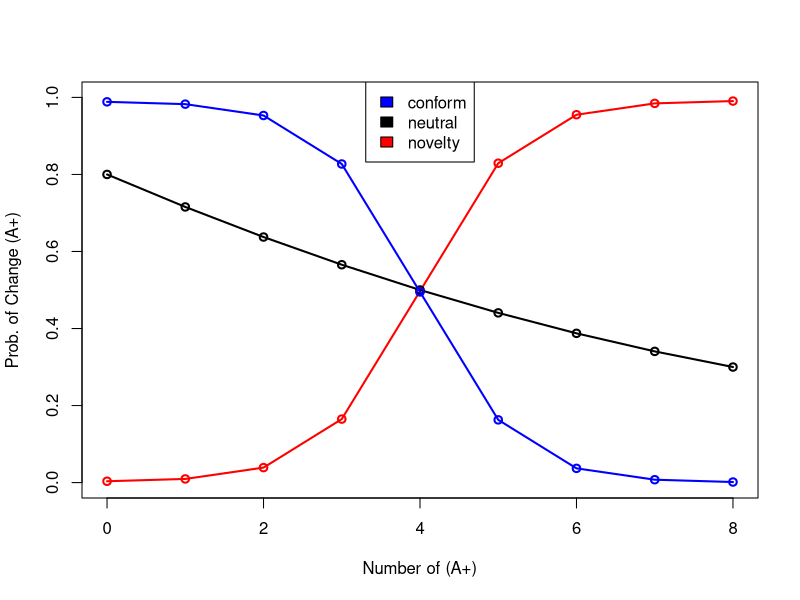
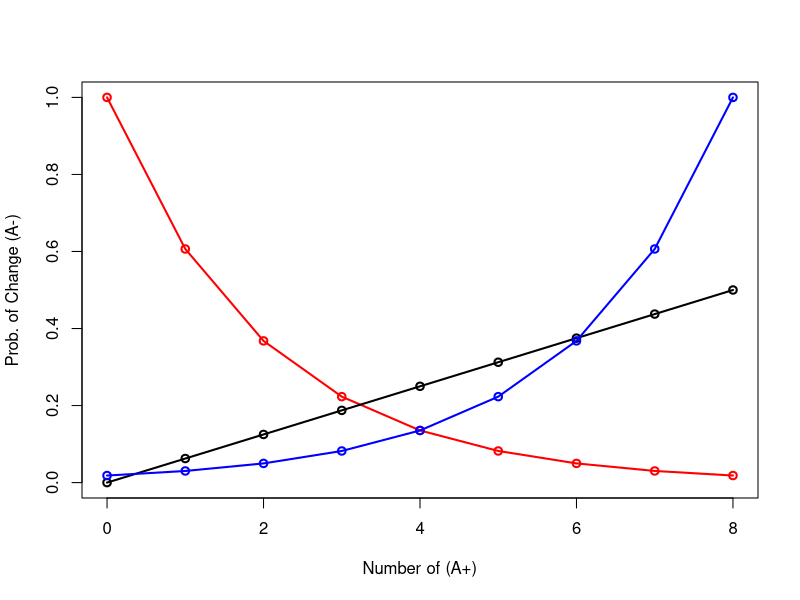
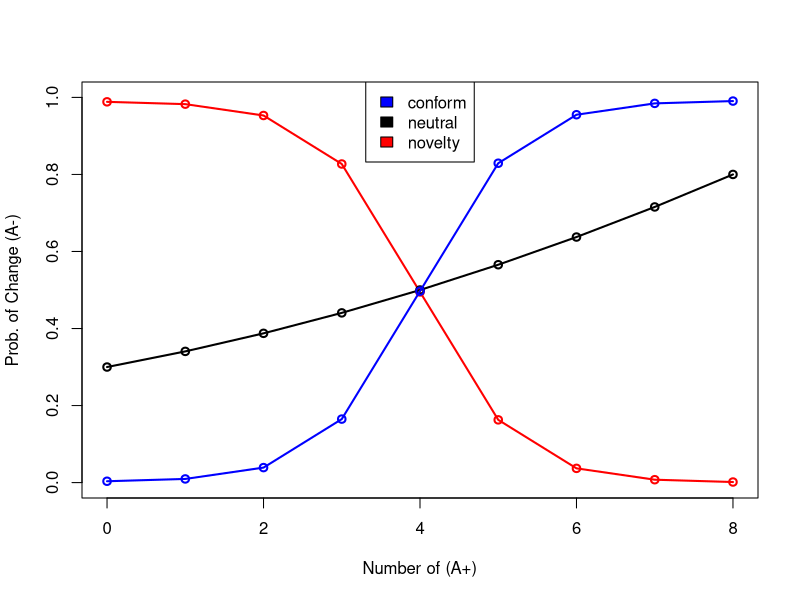
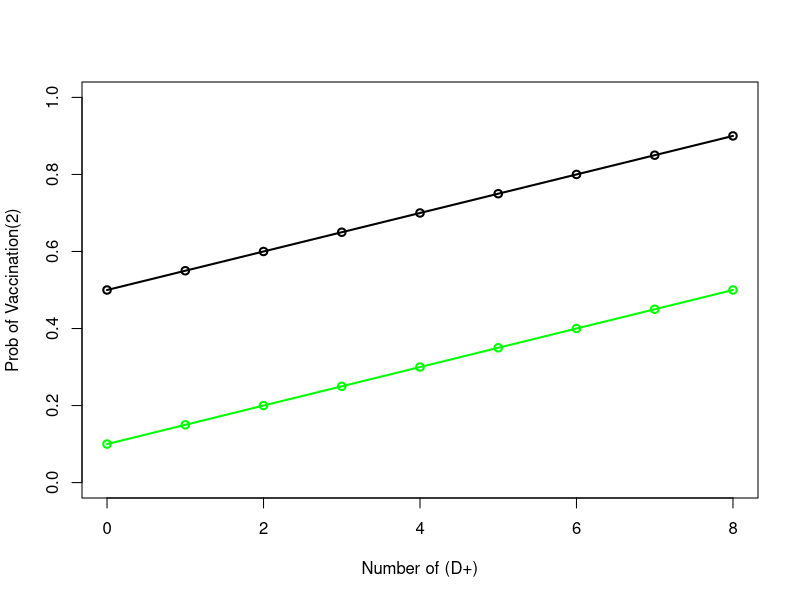
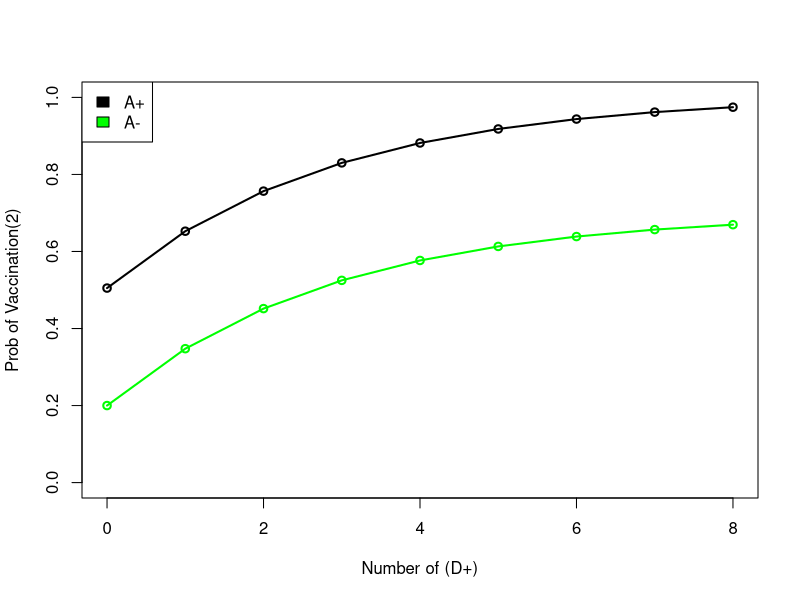
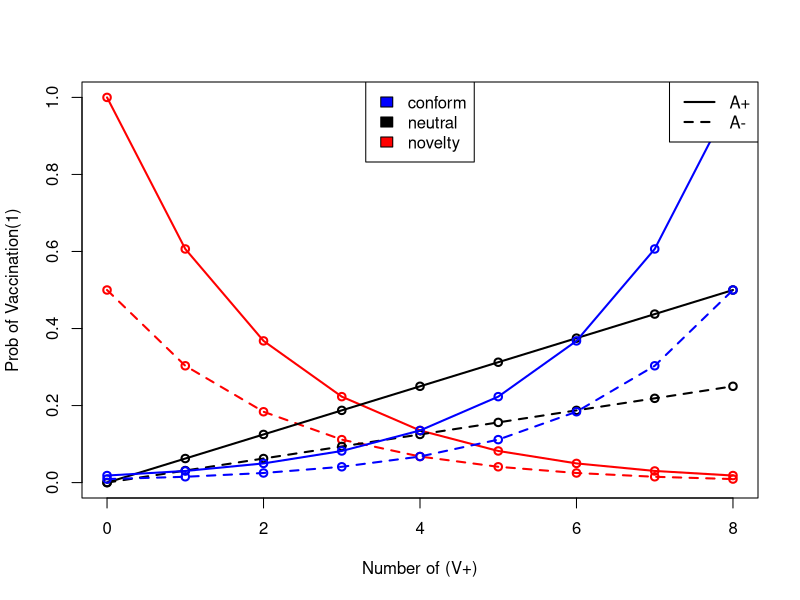
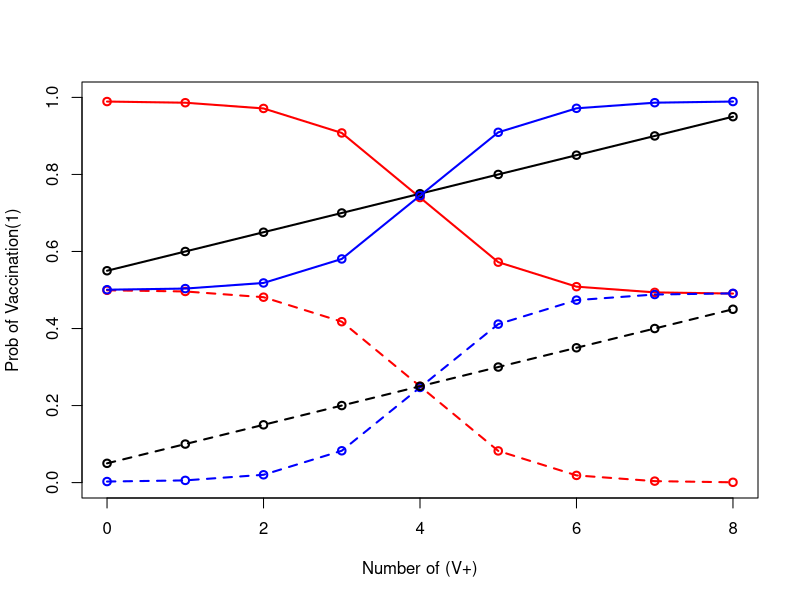

Write the R code that produced these figures, in order.

SumOfPostitives = c(0:8)
SumOfInfected = c(0:8)
SumOfVaccinated = c(0:8)

###Prob of Attitude change if agent is confident###

#if agent holds novelty bias
px = exp(-4*(1-(SumOfPostitives/8)))#prob_of_change
px3 = 0.002 + (0.99/(1 + exp(-13*((SumOfPostitives/8)-0.5))))#***


#if neutral bias
slopes <-0.5# still some prob of changing to majority, but not as much as conform
b <-0
py = slopes*(1-(SumOfPostitives/8)) + b
py3 = 0.5



#if conformity bias
pz = exp(-4*((SumOfPostitives/8)))
pz3 = 0.99 - 0.99/(1+ exp(-13*((SumOfPostitives/8)-0.5)))

###prob of attitude change. if Hesitant###

#if agent holds novelty bias
pp = exp(-4*(SumOfPostitives/8))#
pp3 = 0.99 - 0.99/(1+ exp(-13*((SumOfPostitives/8)-0.5))) #same as pz3
pp2 = (exp(-4*(SumOfPostitives/8)))/2# Used for prob of Vacc


#if neutral bias
slopes <-0.5
b <-0
pq = slopes*(SumOfPostitives/8) + b
pq3 = 0.5
pq2 = (slopes*(SumOfPostitives/8) + b)/2# Vacc


#if conformity bias
pr = exp(-4*(1-(SumOfPostitives/8)))

pr3 = 0.002 + 0.99/(1+ exp(-13*((SumOfPostitives/8)-0.5)))

pr2 = (exp(-4*(1-(SumOfPostitives/8))))/2# Vacc



###Prob of vaccination based on D+###

#confident
 pm = 0.4*(SumOfInfected/8)+ 0.5#prob_of_vacc
 #pm = 0.7*(SumOfInfected/8)+ 0.3#prob_of_vacc
 #prob_of_vacc = slopes_vacc*(SumOfInfected/8)+ b[y]
 #5/22/23 New
 pm3 =  (1.01 - exp(-0.35* SumOfInfected))/2 + 0.5 #*** (The one used in model. Checked 12/4/24)

 #hesitant
 pn = 0.4*(SumOfInfected/8)+ 0.1
 pn3 = (1.2 - exp(-0.35* SumOfInfected))/2 + 0.1 #***
 
 
# prob_of_vacc based on V+
# Original: pp; pq; pr
# 5/22/23 New
topnov = 0.99 - 0.5/(1+ exp(-13*((SumOfVaccinated/8)-0.5))) #A+ Prob of vacc Nov
topconfm = 0.5+ 0.49/(1+ exp(-13*((SumOfVaccinated/8)-0.5))) #A+ Prob of vacc Conform
botnov = 0.5 - 0.5/(1+ exp(-13*((SumOfVaccinated/8)-0.5))) #A- Prob of vacc Nov
botconfm = 0.002+ 0.49/(1+ exp(-13*((SumOfVaccinated/8)-0.5)))#A- Prob of vacc conform

#8/14/23
neut_conf_trans = -0.0003125*(SumOfVaccinated)^2 - 0.12125*SumOfVaccinated + 0.99
neut_conf_trans2 = 0.003125*(SumOfVaccinated)^2 - 0.0875*SumOfVaccinated + 0.8#*** Probably supposed to be SumOfPoss
#neut_conf_trans2 = 0.1125*(SumOfVaccinated) + 0.05 #Change in main code 1/27/25
neut_conf_transb = -0.075*(SumOfPostitives) + 0.8 #Changed in code 2/12/25***

neut_hes_trans = -0.0003125*(SumOfVaccinated)^2 + 0.12625*SumOfVaccinated
neut_hes_trans2 = 0.003125*(SumOfVaccinated)^2 + 0.0375*SumOfVaccinated + 0.3
neut_hes_transb = 0.075*(SumOfPostitives) + 0.2 #Changed in code 2/12/25***

#neut_conf_vacc = -0.0003125*(SumOfVaccinated)^2 + 0.06375*SumOfVaccinated + 0.5 #***
#neut_conf_vacc = -0.003125*(SumOfVaccinated)^2 + 0.06375*SumOfVaccinated + 0.55
neut_conf_vacc = 0.05*(SumOfVaccinated) + 0.55 #(12/04/24)
#neut_hes_vacc = 0.003125*(SumOfVaccinated)^2 + 0.025*SumOfVaccinated + 0.1 #***
#neut_hes_vacc = 0.003125*(SumOfVaccinated)^2 + 0.03*SumOfVaccinated + 0.05
neut_hes_vacc = 0.05*(SumOfVaccinated) + 0.05 #(12/04/24)

### Testing Literature based functions
#p'(trait freq at next generation) = p (trait freq) + D(conformity level)p(1-p)(2p-1)
#



###Plots###
# pdf(file.path(dir_out_pdf, "PR1122_Functions.pdf"),height=12, width=9)#saves file as "noveltest.pdf"
# par(mfrow=c(2,1))
#par(mfrow = c(1,3)) 
#
##Switch if Confident 
# plot(SumOfPostitives, px, type= "o", col = "red",lwd=2, ylim = 0:1,xlab = "Number of (A+)", ylab = "Prob. of Change (A+)")#novelty
# lines(SumOfPostitives, py, type = "o", lwd=2)#neutral
# lines(SumOfPostitives, pz, type = "o", col = "blue", lwd=2)#conform
# legend("top", c("conform", "neutral", "novelty"), fill = c("blue","black", "red"))

# 5/22/23 New#
plot(SumOfPostitives, px3, type= "o", col = "red",lwd=2, ylim = 0:1,xlab = "Number of (A+)", ylab = "Prob. of Change (A+)")#novelty
#lines(SumOfPostitives, rep(py3,length(SumOfPostitives)), type = "o", lwd=2)#neutral
#lines(SumOfVaccinated, neut_conf_trans, type = "o", lwd=2)#neutral 8/14
lines(SumOfVaccinated, neut_conf_trans2, type = "o", lwd=2)#neutral 8/14 poly
lines(SumOfPostitives, pz3, type = "o", col = "blue", lwd=2)#conform
legend("top", c("conform", "neutral", "novelty"), fill = c("blue","black", "red"))
#dev.off()
#
#Switch if Hesitant
plot(SumOfPostitives, pp, type= "o", col = "red",lwd=2, ylim = 0:1, xlab = "Number of (A+)", ylab = "Prob. of Change (A-)")
#Vaccination freq. overtime
#lines(SumOfPostitives, pp2, type = "o", col = "red")
lines(SumOfPostitives, pq, type = "o", lwd=2)
lines(SumOfPostitives, pr, type = "o", col = "blue", lwd=2)
#lines(SumOfPostitives, pq2, type = "o")
#lines(SumOfPostitives, pr2, type = "o", col = "blue")
#
## 5/22/23 New# and 8/14
plot(SumOfPostitives, pp3, type= "o", col = "red",lwd=2, ylim = 0:1, xlab = "Number of (A+)", ylab = "Prob. of Change (A-)")
#lines(SumOfPostitives, rep(pq3,length(SumOfPostitives)), type = "o", lwd=2)#neutral
#lines(SumOfVaccinated, neut_hes_trans, type = "o", lwd=2)#neutral 8/14
lines(SumOfVaccinated, neut_hes_trans2, type = "o", lwd=2)#neutral 8/14 poly
lines(SumOfPostitives, pr3, type = "o", col = "blue", lwd=2)
legend("top", c("conform", "neutral", "novelty"), fill = c("blue","black", "red"))
#dev.off()
#
#Prob of Vaccinating Conf and Hesit-- based on D+
plot(SumOfInfected, pm, type = "o", col = "black", lwd=2, ylim = 0:1, xlab="Number of (D+)", ylab = "Prob of Vaccination(2)")#A+
lines(SumOfInfected, pn, type = "o", col = "green", lwd=2)#A-

#5/23/22 New: #Prob of Vaccinating Conf and Hesit-- based on D+ #***
plot(SumOfInfected, pm3, type = "o", col = "black", lwd=2, ylim = 0:1, xlab="Number of (D+)", ylab = "Prob of Vaccination(2)")#A+
lines(SumOfInfected, pn3, type = "o", col = "green", lwd=2)#A-
legend("topleft", c("A+", "A-"), fill = c("black", "green"))
#dev.off()
#

#Prob of Vaccinating Conf and Hesit Bias ["2" --> Hesitant]
plot(SumOfVaccinated, pp, type = "o", col = "red",lwd=2, ylim = 0:1, xlab="Number of (V+)", ylab = "Prob of Vaccination(1)")#A+
lines(SumOfVaccinated, pp2, type = "o", col = "red", lty=2, lwd=2)
lines(SumOfVaccinated, pq, type = "o", lwd=2)
lines(SumOfVaccinated, pq2, type = "o", lty=2, lwd=2)
lines(SumOfVaccinated, pr, type = "o", col = "blue", lwd=2)
lines(SumOfVaccinated, pr2, type = "o", col = "blue", lty=2, lwd=2)
legend("top", c("conform", "neutral", "novelty"), fill = c("blue","black", "red"))
legend("topright", lty = c(1,2),lwd = 2, c("A+", "A-"))
dev.off()

#5/23/22 New Prob. of Vaccinaing based on surrounding V+ #***
plot(SumOfVaccinated, topnov, type = "o", col = "red",lwd=2, ylim = 0:1, xlab="Number of (V+)", ylab = "Prob of Vaccination(1)")#A+
lines(SumOfVaccinated, botnov, type = "o", col = "red", lty=2, lwd=2)
#lines(SumOfVaccinated, rep(0.75, length(SumOfVaccinated)), type = "o", lwd=2)
lines(SumOfVaccinated, neut_conf_vacc, type = "o", lwd=2)

lines(SumOfVaccinated,topconfm , type = "o", col = "blue", lwd=2)
lines(SumOfVaccinated, botconfm, type = "o", col = "blue", lty=2, lwd=2)
#lines(SumOfVaccinated, rep(0.25, length(SumOfVaccinated)), type = "o", lty=2, lwd=2)
lines(SumOfVaccinated, neut_hes_vacc, type = "o", lty=2, lwd=2)

#legend("top", c("conform", "neutral", "novelty"), fill = c("blue","black", "red"))
#legend("topright", lty = c(1,2),lwd = 2, c("A+", "A-"))


dev.off()